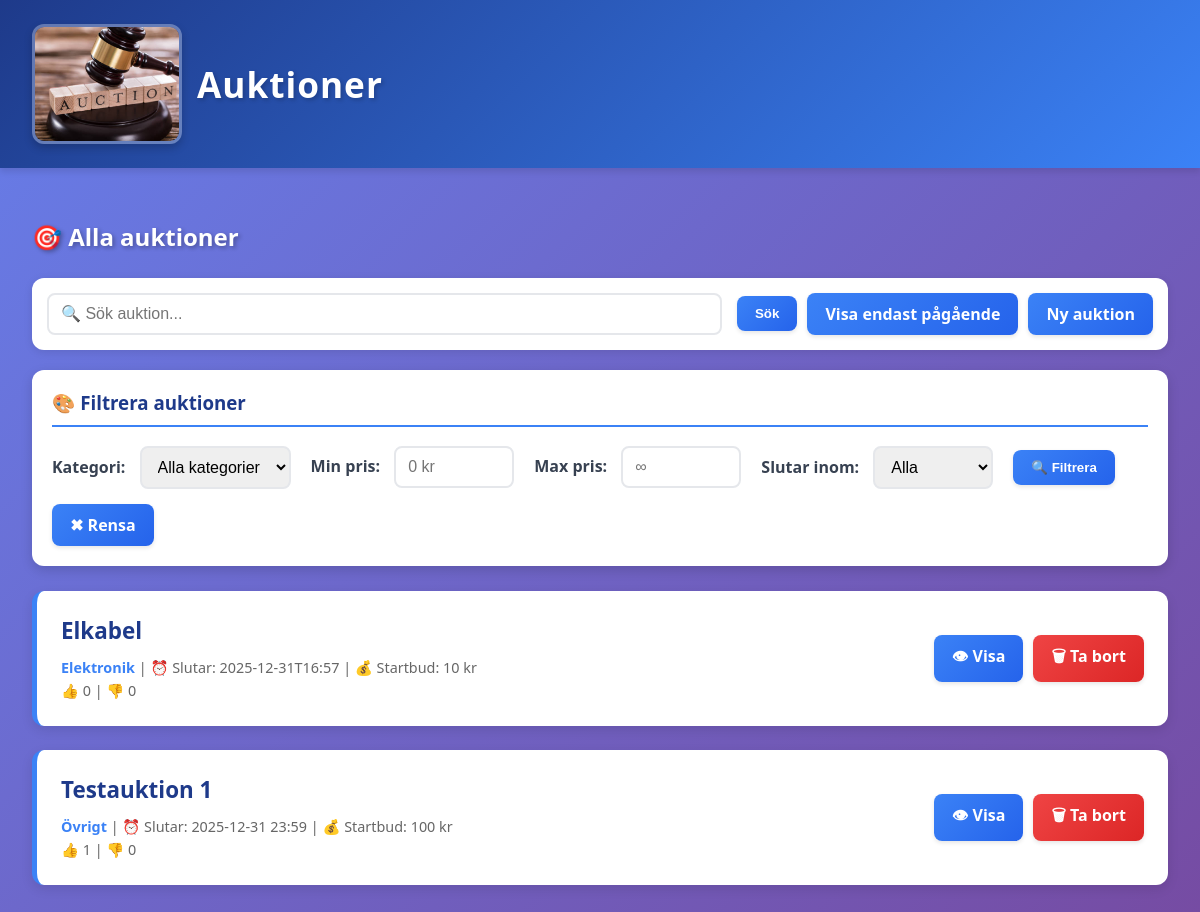
The app's page /?show_all=1, older data.
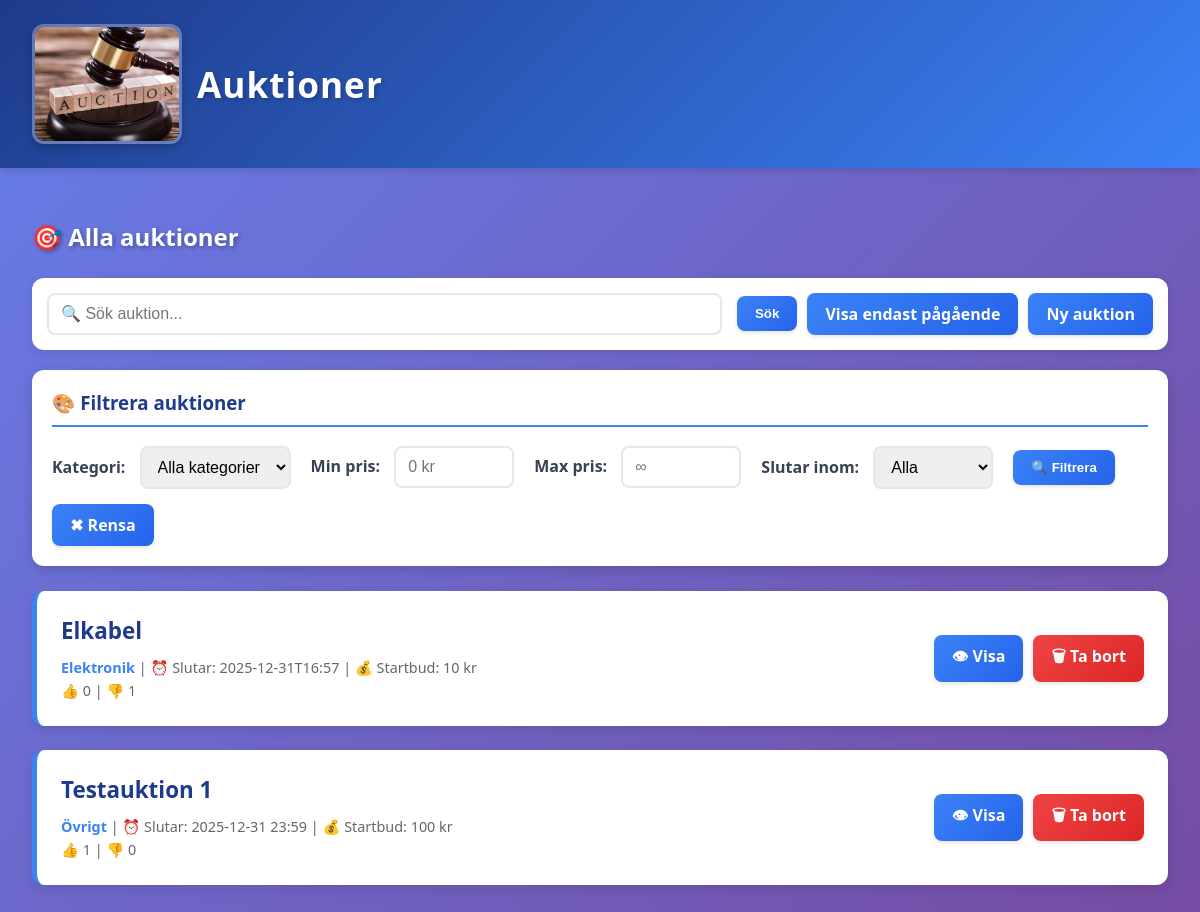
The same page, newer data.
### tables this page shows
CREATE TABLE auctions (
    id INTEGER PRIMARY KEY AUTOINCREMENT,
    title TEXT NOT NULL,
    description TEXT NOT NULL,
    starting_bid REAL NOT NULL,
    end_datetime TEXT NOT NULL,
    category TEXT DEFAULT 'Övrigt',
    likes INTEGER DEFAULT 0,
    dislikes INTEGER DEFAULT 0
);

### myblueprints/auctions/auctions_routes.py (the view, shortened to what this page needs)
@auctions_bp.route("/")
def index():
    keyword = request.args.get("q")
    show_all = request.args.get("show_all")
    category = request.args.get("category")
    min_price = request.args.get("min_price")
    max_price = request.args.get("max_price")
    end_time = request.args.get("end_time")
    if keyword:
        auctions = AuctionRepository.search(keyword)
    elif show_all:
        auctions = AuctionRepository.get_all()
    else:
        auctions = AuctionRepository.get_active()
    categories = AuctionRepository.get_all_categories()
    return render_template(
        "auction_list.html",
        auctions=auctions,
        keyword=keyword,
        show_all=show_all,
        categories=categories,
        selected_category=category,
        min_price=min_price,
        max_price=max_price,
        end_time=end_time
    )

### database.py (called while the page is built)
def get_db():
    if "db" not in g:
        g.db = sqlite3.connect(DATABASE)
        g.db.row_factory = sqlite3.Row
    return g.db

### dbrepositories/auction_repository.py (called while the page is built)
    @staticmethod
    def get_all():
        return get_db().execute(
            "SELECT * FROM auctions ORDER BY id DESC"
        ).fetchall()

    @staticmethod
    def get_all_categories():
        result = get_db().execute(
            "SELECT DISTINCT category FROM auctions WHERE category IS NOT NULL ORDER BY category"
        ).fetchall()
        return [row['category'] for row in result]

### templates/auction_list.html (shortened to what this page needs)
{% extends "base.html" %}
{% block content %}
<h2 style="color: white; text-shadow: 2px 2px 4px rgba(0,0,0,0.3); margin-bottom: 25px;">
    {% if show_all %}🎯 Alla auktioner{% else %}⚡ Pågående auktioner{% endif %}
</h2>
<div class="search-form">
    <input name="q" type="text" placeholder="🔍 Sök auktion..." value="{{ keyword or '' }}">
    <button type="submit">Sök</button>
    {% if show_all %}
        <a class="btn" href="/">Visa endast pågående</a>
    {% else %}
        <a class="btn btn-success" href="/?show_all=1">Visa alla</a>
    {% endif %}
    <a class="btn" href="/admin/create">Ny auktion</a>
</div>
<div class="filter-box">
    <h3>🎨 Filtrera auktioner</h3>
    <form method="get" action="/" style="display: flex; flex-wrap: wrap; gap: 15px; align-items: center;">
        <div>
            <label for="category">Kategori:</label>
            <select name="category" id="category">
                <option value="">Alla kategorier</option>
            </select>
        </div>
        <div>
            <label for="min_price">Min pris:</label>
            <input type="number" name="min_price" id="min_price" placeholder="0 kr" value="{{ min_price or '' }}" style="width: 120px;">
        </div>
        <div>
            <label for="max_price">Max pris:</label>
            <input type="number" name="max_price" id="max_price" placeholder="∞" value="{{ max_price or '' }}" style="width: 120px;">
        </div>
        <div>
            <label for="end_time">Slutar inom:</label>
            <select name="end_time" id="end_time">
                <option value="">Alla</option>
            </select>
        </div>
        <button type="submit">🔍 Filtrera</button>
        <a href="/" class="btn">✖ Rensa</a>
    </form>
</div>
{% for auction in auctions %}
<div class="auction-card">
    <div>
        <h3>{{ auction.title }}</h3>
        <div class="auction-meta">
            <strong>{{ auction.category or 'Övrigt' }}</strong> |
            ⏰ Slutar: {{ auction.end_datetime }} |
            💰 Startbud: {{ auction.starting_bid|int }} kr<br>
            👍 {{ auction.likes }} | 👎 {{ auction.dislikes }}
        </div>
    </div>
    <div class="auction-actions">
        <a class="btn" href="/auction/{{ auction.id }}">👁 Visa</a>
        <a class="btn btn-danger"
           href="/admin/delete/{{ auction.id }}"
           onclick="return confirm('Ta bort auktion?')">
           🗑 Ta bort
        </a>
    </div>
</div>
{% else %}
<p>Inga auktioner hittades.</p>
{% endfor %}
{% endblock %}

### templates/base.html (shortened to what this page needs)
<!DOCTYPE html>
<html lang="sv">
<head>
    <link rel="stylesheet" href="/static/style.css">
</head>
<body>
<header>
    <h1><a href="/"><img src="/static/Profil.jpg" alt="Logo"> Auktioner</a></h1>
</header>
<main>
    {% block content %}{% endblock %}
</main>
</body>
</html>

### static/style.css (style rules this page uses)
* { box-sizing: border-box; }
body { font-family: 'Segoe UI', Tahoma, Geneva, Verdana, sans-serif; background: linear-gradient(135deg, #667eea 0%, #764ba2 100%); background-attachment: fixed; margin: 0; padding: 0; min-height: 100vh; }
header { background: linear-gradient(135deg, #1e3a8a 0%, #3b82f6 100%); color: white; padding: 1.5rem 2rem; box-shadow: 0 4px 6px rgba(0, 0, 0, 0.1); }
header h1 { margin: 0; font-size: 2.2rem; font-weight: 700; letter-spacing: 1px; text-shadow: 2px 2px 4px rgba(0, 0, 0, 0.2); }
header a { color: white; text-decoration: none; display: flex; align-items: center; gap: 15px; transition: all 0.3s ease; }
header img { height: 120px; width: 150px; object-fit: cover; border-radius: 12px; border: 3px solid rgba(255, 255, 255, 0.3); box-shadow: 0 4px 8px rgba(0, 0, 0, 0.2); }
main { padding: 2rem; max-width: 1200px; margin: auto; }
.filter-box { background: white; padding: 20px; border-radius: 12px; margin-bottom: 25px; box-shadow: 0 4px 12px rgba(0, 0, 0, 0.15); }
.filter-box h3 { margin-top: 0; color: #1e3a8a; border-bottom: 2px solid #3b82f6; padding-bottom: 10px; }
.search-form { background: white; padding: 15px; border-radius: 12px; margin-bottom: 20px; box-shadow: 0 2px 8px rgba(0, 0, 0, 0.1); display: flex; flex-wrap: wrap; gap: 10px; align-items: center; }
.search-form input[type="text"] { flex: 1; min-width: 200px; }
.auction-card { background: white; padding: 1.5rem; margin-bottom: 1.5rem; border-radius: 12px; box-shadow: 0 4px 12px rgba(0, 0, 0, 0.1); display: flex; justify-content: space-between; align-items: center; transition: all 0.3s ease; border-left: 5px solid #3b82f6; }
.auction-card h3 { margin: 0 0 10px 0; color: #1e3a8a; font-size: 1.4rem; }
.auction-meta { font-size: 0.9rem; color: #666; line-height: 1.6; }
.auction-meta strong { color: #3b82f6; }
.auction-actions { display: flex; gap: 10px; flex-wrap: wrap; }
button, .btn { background: linear-gradient(135deg, #3b82f6 0%, #2563eb 100%); color: white; border: none; padding: 10px 18px; border-radius: 8px; cursor: pointer; font-weight: 600; transition: all 0.3s ease; box-shadow: 0 2px 4px rgba(0, 0, 0, 0.1); text-decoration: none; display: inline-block; }
.btn-danger { background: linear-gradient(135deg, #ef4444 0%, #dc2626 100%); }
input, textarea, select { padding: 10px 12px; margin-right: 5px; border: 2px solid #e5e7eb; border-radius: 8px; font-size: 1rem; transition: all 0.3s ease; }
form { margin: 0; }
label { font-weight: 600; color: #374151; margin-right: 10px; }

Row changes from the older to the newer data that the page shows:
changed auctions "Elkabel": dislikes "0" → "1"
